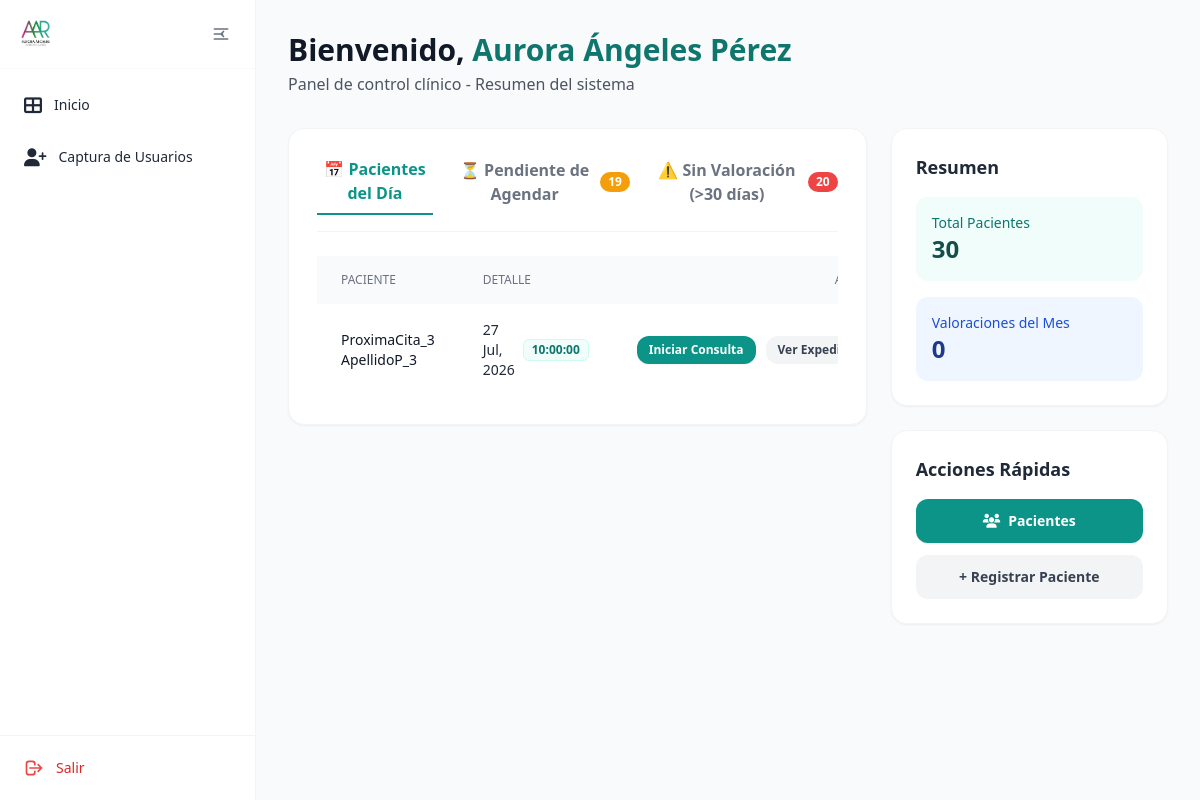
/ (signed in), run on the app's committed database.
### tables this page shows
CREATE TABLE pacientes (
    id INTEGER PRIMARY KEY AUTOINCREMENT,
    nombre TEXT NOT NULL,
    apellido_paterno TEXT NOT NULL,
    apellido_materno TEXT NOT NULL,
    genero TEXT NOT NULL CHECK (genero IN ('hombre', 'mujer')),
    fecha_nacimiento DATE NOT NULL,
    telefono TEXT NOT NULL,
    correo TEXT UNIQUE NOT NULL,
    ciudad TEXT NOT NULL,
    fecha_registro TIMESTAMP DEFAULT CURRENT_TIMESTAMP,
    status TEXT NOT NULL DEFAULT 'activo' CHECK (status IN ('activo', 'inactivo'))
);

### app/controllers/main.py (the view)
@main.route('/')
@login_required
def index():
    fecha_inicio = request.args.get('fecha_inicio')
    fecha_fin = request.args.get('fecha_fin')
    total_pacientes = Paciente.contar_activos()
    crecimiento_pacientes = Paciente.calcular_crecimiento_mensual()
    valoraciones_mes = ValoracionAntropometrica.contar_mes_vigente()
    dia_actual = datetime.now().day
    promedio_diario = round(valoraciones_mes / dia_actual, 1)
    pacientes_seguimiento = Paciente.contar_en_seguimiento()
    pacientes_sin_valoracion = Paciente.obtener_sin_valoracion_reciente(dias=30)
    fecha_filtro = request.args.get('fecha_proximos')
    proximos_pacientes = Paciente.obtener_proximos(fecha=fecha_filtro)
    pendientes_reagendamiento = Paciente.obtener_pendientes_reagendamiento()
    if fecha_inicio and fecha_fin:
        actividad_reciente = ValoracionAntropometrica.obtener_por_rango(fecha_inicio, fecha_fin)
    else:
        actividad_reciente = ValoracionAntropometrica.obtener_recientes(limite=10)
    return render_template('dashboard/index.html',
                           total_pacientes=total_pacientes,
                           crecimiento_pacientes=crecimiento_pacientes,
                           valoraciones_mes=valoraciones_mes,
                           promedio_diario=promedio_diario,
                           pacientes_seguimiento=pacientes_seguimiento,
                           pacientes_sin_valoracion=pacientes_sin_valoracion,
                           proximos_pacientes=proximos_pacientes,
                           pendientes_reagendamiento=pendientes_reagendamiento,
                           actividad_reciente=actividad_reciente)

### app/db.py (called while the page is built)
def get_db():
    if 'db' not in g:
        try:
            db_path = os.environ.get('DATABASE_URL', 'pacientes.db')
            g.db = sqlite3.connect(
                db_path,
                detect_types=sqlite3.PARSE_DECLTYPES
            )
            g.db.row_factory = sqlite3.Row
        except sqlite3.Error as e:
            logger.error(f"Error crítico al conectar con la base de datos SQLite: {e}")
            raise e
    return g.db

def query_db(query, args=(), one=False):
    try:
        cur = get_db().execute(query, args)
        rv = cur.fetchall()
        cur.close()
        return (rv[0] if rv else None) if one else rv
    except sqlite3.Error as e:
        logger.error(f"Error al ejecutar query: {query}. Args: {args}. Detalle: {e}")
        raise e

### app/models/paciente.py (called while the page is built)
    @staticmethod
    def contar_activos():
        return query_db("SELECT COUNT(*) as total FROM pacientes WHERE status = 'activo'", one=True)['total']

    @staticmethod
    def calcular_crecimiento_mensual():
        resultado = query_db('''
            SELECT
                (SELECT COUNT(*) FROM pacientes WHERE status = 'activo' AND strftime('%Y-%m', fecha_registro) = strftime('%Y-%m', 'now')) as actuales,
                (SELECT COUNT(*) FROM pacientes WHERE status = 'activo' AND strftime('%Y-%m', fecha_registro) = strftime('%Y-%m', date('now', 'start of month', '-1 month'))) as anteriores
        ''', one=True)
        actuales = resultado['actuales']
        anteriores = resultado['anteriores']
        if anteriores == 0:
            return 100.0 if actuales > 0 else 0.0
        crecimiento = ((actuales - anteriores) / anteriores) * 100
        return round(crecimiento, 1)

    @staticmethod
    def contar_en_seguimiento():
        return query_db('''
            SELECT COUNT(*) as total
            FROM (
                SELECT paciente_id
                FROM valoracion_antropometrica
                GROUP BY paciente_id
                HAVING COUNT(*) > 1
            )
        ''', one=True)['total']

### app/models/usuario.py (called while the page is built)
    @property
    def nombre_completo(self):
        return f"{self.nombre} {self.apellido_paterno} {self.apellido_materno}"

### app/models/valoracion_antropometrica.py (called while the page is built)
    @staticmethod
    def contar_mes_vigente():
        return query_db('''
            SELECT COUNT(*) as total
            FROM valoracion_antropometrica
            WHERE strftime('%Y-%m', fecha) = strftime('%Y-%m', 'now')
        ''', one=True)['total']

### app/templates/dashboard/index.html (shortened to what this page needs)
{% extends "base/base.html" %}
{% block content %}
<header class="mb-8">
    <h1 class="text-3xl font-bold text-gray-900">Bienvenido, <span class="text-teal-700">{{ current_user.nombre_completo if current_user.is_authenticated else 'Aurora Ángeles' }}</span></h1>
    <p class="text-gray-600 mt-1">Panel de control clínico - Resumen del sistema</p>
</header>
<div class="grid grid-cols-1 lg:grid-cols-12 gap-6">
    <div class="lg:col-span-8 space-y-6" x-data="{ tab: 'valoraciones' }">
        <div class="bg-white p-7 rounded-2xl shadow-sm border border-gray-100">
            <div class="mb-6 flex items-center justify-between border-b border-gray-100 pb-4">
                <div class="flex gap-6">
                    <button @click="tab = 'valoraciones'" :class="tab === 'valoraciones' ? 'text-teal-600 border-b-2 border-teal-600' : 'text-gray-500 hover:text-gray-700'" class="pb-2 font-semibold transition">
                        📅 Pacientes del Día
                    </button>
                    <button @click="tab = 'reagendamiento'" :class="tab === 'reagendamiento' ? 'text-teal-600 border-b-2 border-teal-600' : 'text-gray-500 hover:text-gray-700'" class="pb-2 font-semibold transition flex items-center gap-2">
                        ⏳ Pendiente de Agendar
                        {% if pendientes_reagendamiento|length > 0 %}
                        <span class="bg-amber-500 text-white text-xs px-2 py-0.5 rounded-full">{{ pendientes_reagendamiento|length }}</span>
                        {% endif %}
                    </button>
                    <button @click="tab = 'seguimiento'" :class="tab === 'seguimiento' ? 'text-teal-600 border-b-2 border-teal-600' : 'text-gray-500 hover:text-gray-700'" class="pb-2 font-semibold transition flex items-center gap-2">
                        ⚠️ Sin Valoración (>30 días)
                        {% if pacientes_sin_valoracion|length > 0 %}
                        <span class="bg-red-500 text-white text-xs px-2 py-0.5 rounded-full">{{ pacientes_sin_valoracion|length }}</span>
                        {% endif %}
                    </button>
                </div>
            </div>
            <div class="overflow-x-auto max-h-[380px] overflow-y-auto custom-scrollbar">
                <div x-show="tab === 'valoraciones'">{% include 'dashboard/tabs/_tab_pacientes_dia.html' %}</div>
            </div>
        </div>
    </div>
    {% include 'dashboard/partials/_resumen_lateral.html' %}
</div>
{% endblock %}

### app/templates/dashboard/tabs/_tab_pacientes_dia.html
<table class="w-full text-sm text-left border-collapse relative">
    <thead class="text-xs text-gray-500 uppercase bg-gray-50 sticky top-0 z-10">
        <tr>
            <th class="px-6 py-4 font-medium">PACIENTE</th>
            <th class="px-6 py-4 font-medium">DETALLE</th>
            <th class="px-6 py-4 font-medium text-right">ACCIÓN</th>
        </tr>
    </thead>
    <tbody class="divide-y divide-gray-100">
        {% for p in proximos_pacientes %}
        <tr class="bg-white hover:bg-gray-50/50 transition-colors">
            <td class="px-6 py-4 font-medium text-gray-900">{{ p.nombre }} {{ p.apellido_paterno }}</td>
            <td class="px-6 py-4 text-gray-600">
                <div class="flex flex-col sm:flex-row sm:items-center gap-2">
                    <span class="font-medium text-gray-800">{{ p.proxima_cita.split(' ')[0]|format_date }}</span>
                    <span class="text-xs font-semibold text-teal-700 bg-teal-50 px-2 py-0.5 rounded-md border border-teal-100">{{ p.proxima_cita.split(' ')[1] }}</span>
                </div>
            </td>
            <td class="px-6 py-4 text-right min-w-[220px] whitespace-nowrap">
                <div class="flex items-center justify-end gap-2.5">
                    <a href="{{ url_for('valoracion.nueva_valoracion', paciente_id=p.paciente_id) }}" class="px-3 py-1.5 bg-teal-600 hover:bg-teal-700 text-white rounded-xl text-xs font-semibold shadow-sm transition-colors">Iniciar Consulta</a>
                    <a href="{{ url_for('pacientes.detalle_paciente', id=p.paciente_id) }}" class="px-3 py-1.5 bg-gray-100 hover:bg-gray-200 text-gray-700 rounded-xl text-xs font-semibold transition-colors">Ver Expediente</a>
                </div>
            </td>
        </tr>
        {% endfor %}
    </tbody>
</table>

### app/static/css/components/_tables.css (style rules this page uses)
.text-right { text-align: right; }

### app/static/css/style.css (style rules this page uses)
body { font-family: Arial, sans-serif; margin: 0; padding: 0; color: #2c3e50; }
.text-right { text-align: right; }

### data on the page
pacientes: nombre "ProximaCita_3", apellido_paterno "ApellidoP_3", proxima_cita "27 Jul, 2026", proxima_cita "10:00:00"

### other printed values
{{ pendientes_reagendamiento|length }} "19"
{{ pacientes_sin_valoracion|length }} "20"
{{ total_pacientes }} "30"
{{ valoraciones_mes }} "0"
